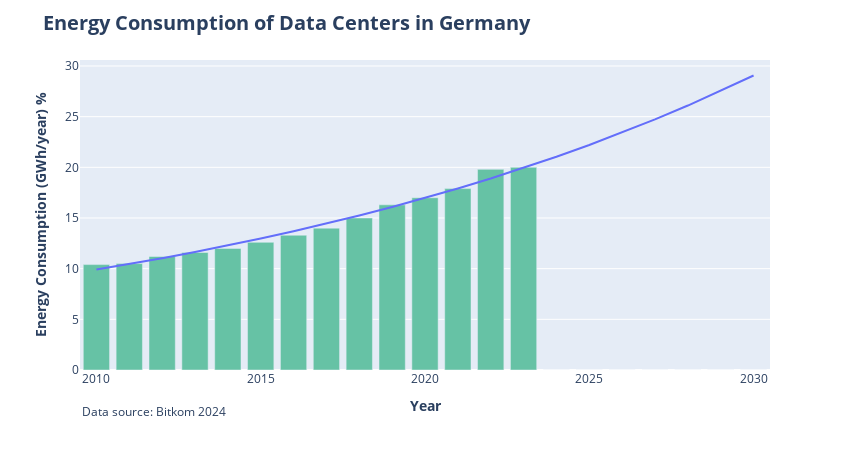

Source (notebook cell):
### Code cell
import plotly.graph_objects as go
import plotly.express as px


fig = px.bar(df,
    x="year", 
    y="consumption",
    color_discrete_sequence=px.colors.colorbrewer.Set2)

fig.add_trace(
    px.line(x=list(range(2010, 2031)), y=y_pred).data[0])
layout = go.Layout(
        title={
            "text": f"Energy Consumption of Data Centers in Germany<br>", # Put title and subtitle here
            "font_size": 20,
            "font_weight": "bold"
        },
        height=450,
        width=850,
        yaxis={
            "title": "Energy Consumption (GWh/year) %", # Put axis title for y axis here
            "titlefont_size": 14,
            "titlefont_weight": "bold",
        },
        xaxis={
            "title": "Year", # Put axis title for x axis here
            "titlefont_size": 14,
            "titlefont_weight": "bold",
        },
        legend={
            "title": "<b>Country</b>"
        },
        modebar={
            "orientation": "h",
        },
        dragmode="pan",
    )

fig.update_layout(layout)


fig.add_annotation(go.layout.Annotation(
            showarrow=False,
            text=f"Data source: Bitkom 2024",
            xref="paper",
            yref="paper",
            xanchor='left',
            x=0,
            yanchor='top',
            y=-0.1
        ))
fig.show()

### Figure 1 — Plotly figure (JSON) as saved in the notebook; plotly's stock layout.template omitted (floating-point values rounded to 4 significant figures)
{"data": [{"alignmentgroup": "True", "hovertemplate": "year=%{x}<br>consumption=%{y}<extra></extra>", "legendgroup": "", "marker": {"color": "rgb(102,194,165)", "pattern": {"shape": ""}}, "name": "", "offsetgroup": "", "orientation": "v", "showlegend": false, "textposition": "auto", "type": "bar", "x": [2010, 2011, 2012, 2013, 2014, 2015, 2016, 2017, 2018, 2019, 2020, 2021, 2022, 2023, 2024, 2025, 2026, 2027, 2028, 2029, 2030], "xaxis": "x", "y": [10.4, 10.5, 11.2, 11.6, 12, 12.6, 13.3, 14, 15, 16.3, 17, 17.9, 19.8, 20, 0, 0, 0, 0, 0, 0, 0], "yaxis": "y"}, {"hovertemplate": "x=%{x}<br>y=%{y}<extra></extra>", "legendgroup": "", "line": {"color": "#636efa", "dash": "solid"}, "marker": {"symbol": "circle"}, "mode": "lines", "name": "", "orientation": "v", "showlegend": false, "type": "scatter", "x": [2010, 2011, 2012, 2013, 2014, 2015, 2016, 2017, 2018, 2019, 2020, 2021, 2022, 2023, 2024, 2025, 2026, 2027, 2028, 2029, 2030], "xaxis": "x", "y": [9.909, 10.46, 11.03, 11.64, 12.29, 12.97, 13.68, 14.44, 15.24, 16.08, 16.97, 17.91, 18.9, 19.94, 21.05, 22.21, 23.44, 24.73, 26.1, 27.54, 29.06], "yaxis": "y"}], "layout": {"annotations": [{"showarrow": false, "text": "Data source: Bitkom 2024", "x": 0, "xanchor": "left", "xref": "paper", "y": -0.1, "yanchor": "top", "yref": "paper"}], "barmode": "relative", "dragmode": "pan", "height": 450, "legend": {"title": {"text": "<b>Country</b>"}, "tracegroupgap": 0}, "margin": {"t": 60}, "modebar": {"orientation": "h"}, "title": {"font": {"size": 20, "weight": "bold"}, "text": "Energy Consumption of Data Centers in Germany<br>"}, "width": 850, "xaxis": {"anchor": "y", "domain": [0, 1], "title": {"font": {"size": 14, "weight": "bold"}, "text": "Year"}}, "yaxis": {"anchor": "x", "domain": [0, 1], "title": {"font": {"size": 14, "weight": "bold"}, "text": "Energy Consumption (GWh/year) %"}}}}
